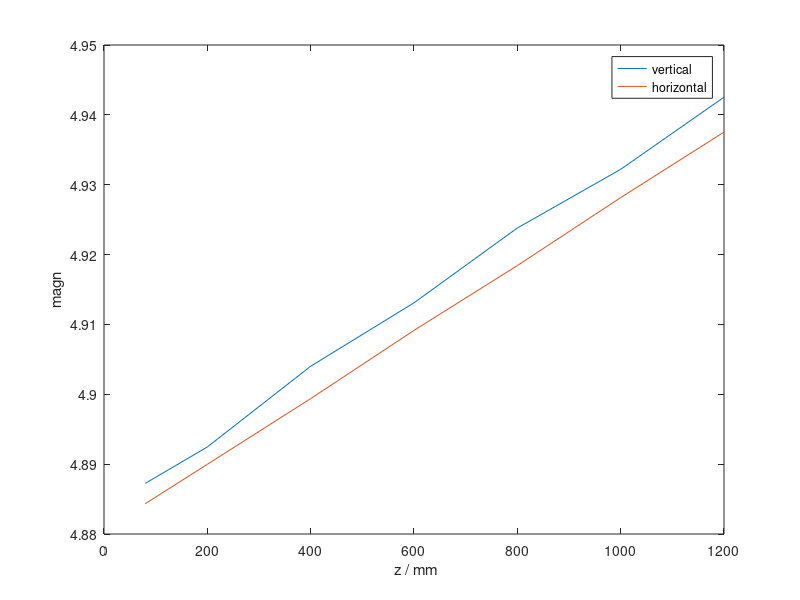

Write the MATLAB code that produced this figure. (Note: this script raises an error after producing the figure.)
% Magnification vs distance using KIT camera

% vertical MTF, horizontal edge
mtf_vert = [ 
80   4.88725
200  4.89246
400  4.9040126
600  4.9130959
800  4.9237997
1000 4.9322013
1200 4.9425318
];

% horizontal MTF, vertical edge
mtf_hor = [
1200 4.9375306
1000 4.9281522
 800 4.9184230
 600 4.9091415
 400 4.8993784
 200 4.8899764
  80 4.8843443
];

% Plot magn
x = mtf_vert(:,1);
mv = mtf_vert(:,2);
mh = mtf_hor(end:-1:1,2);
figure( 'Name', 'magnification vs distance' )
plot( x, mv, x, mh)
xlabel( ' z / mm' )
ylabel( ' magn ' )
legend( {'vertical' 'horizontal'} )

% Fit 
fitType = 'poly1';
fov = fit( x, mv, fitType);
foh = fit( x, mh, fitType);

% Print fit parameters
disp( fov )
disp( foh )

% extrapolate source distance
fprintf( '\nsource distance extrapolation : \n hor : %g m\n vert : %g m', foh.p2 / foh.p1 / 1000, fov.p2 / fov.p1 / 1000)

 mh = @(x) foh.p1 * x + foh.p2;
 mv = @(x) fov.p1 * x + fov.p2;
 
 % Data reco
 scan_path = '/asap3/petra3/gpfs/p07/2019/data/11007454/processed/bmc06_tooth1';
 
